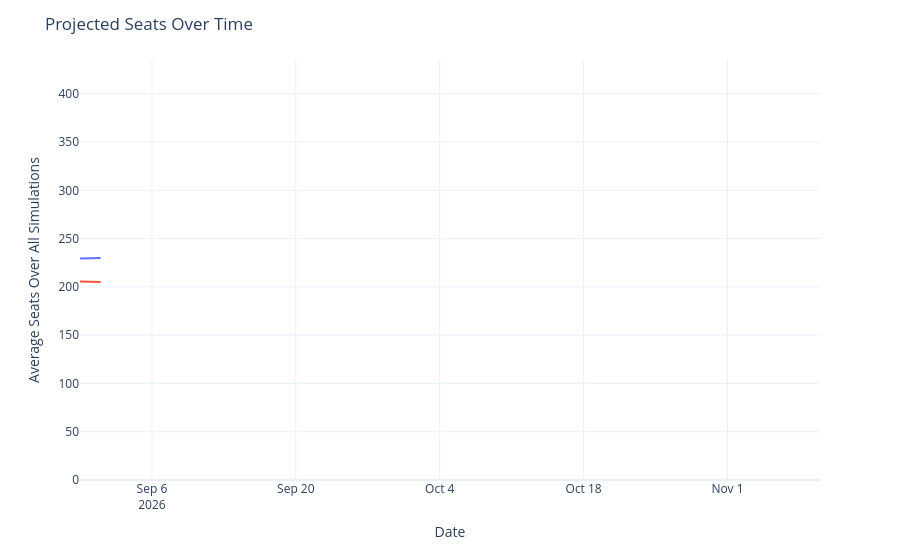

Notebook code cell kept with this figure:
### Code cell
seats_over_time = output_ts[(output_ts['geo'] == 'US House') &
                             (output_ts['type'] == 'seats')]
seats_over_time['rep_seats'] = seats_over_time['y'].map(lambda x: 435 - x)
seats_over_time = seats_over_time.rename({'y': 'Democrats', 'rep_seats': 'Republicans'}, axis=1)
seats_time_ser = px.line(seats_over_time, x='date', y=['Democrats', 'Republicans'], template='plotly_white')
seats_time_ser.update_traces(hovertemplate="%{y:.1f}")
seats_time_ser.update_layout(
    xaxis=dict(range=[pd.to_datetime('2026-08-30'), pd.to_datetime('2026-11-10')]),
    yaxis=dict(range=[0, 435]),
    xaxis_title='Date',
    yaxis_title='Average Seats Over All Simulations',
    title=dict(text="Projected Seats Over Time"),
    hovermode="x",
    showlegend=False
)
seats_time_ser

### Figure 1 — Plotly figure (JSON) as saved in the notebook; plotly's stock layout.template omitted (floating-point values rounded to 4 significant figures)
{"data": [{"hovertemplate": "%{y:.1f}", "legendgroup": "Democrats", "line": {"color": "#636efa", "dash": "solid"}, "marker": {"symbol": "circle"}, "mode": "lines", "name": "Democrats", "orientation": "v", "showlegend": true, "type": "scatter", "x": ["2026-08-30", "2026-08-31", "2026-09-01"], "xaxis": "x", "y": [229.4, 230.0, 230.0], "yaxis": "y"}, {"hovertemplate": "%{y:.1f}", "legendgroup": "Republicans", "line": {"color": "#EF553B", "dash": "solid"}, "marker": {"symbol": "circle"}, "mode": "lines", "name": "Republicans", "orientation": "v", "showlegend": true, "type": "scatter", "x": ["2026-08-30", "2026-08-31", "2026-09-01"], "xaxis": "x", "y": [205.6, 205.0, 205.0], "yaxis": "y"}], "layout": {"hovermode": "x", "legend": {"title": {"text": "variable"}, "tracegroupgap": 0}, "margin": {"t": 60}, "showlegend": false, "title": {"text": "Projected Seats Over Time"}, "xaxis": {"anchor": "y", "domain": [0, 1], "range": ["2026-08-30T00:00:00", "2026-11-10T00:00:00"], "title": {"text": "Date"}}, "yaxis": {"anchor": "x", "domain": [0, 1], "range": [0, 435], "title": {"text": "Average Seats Over All Simulations"}}}}
